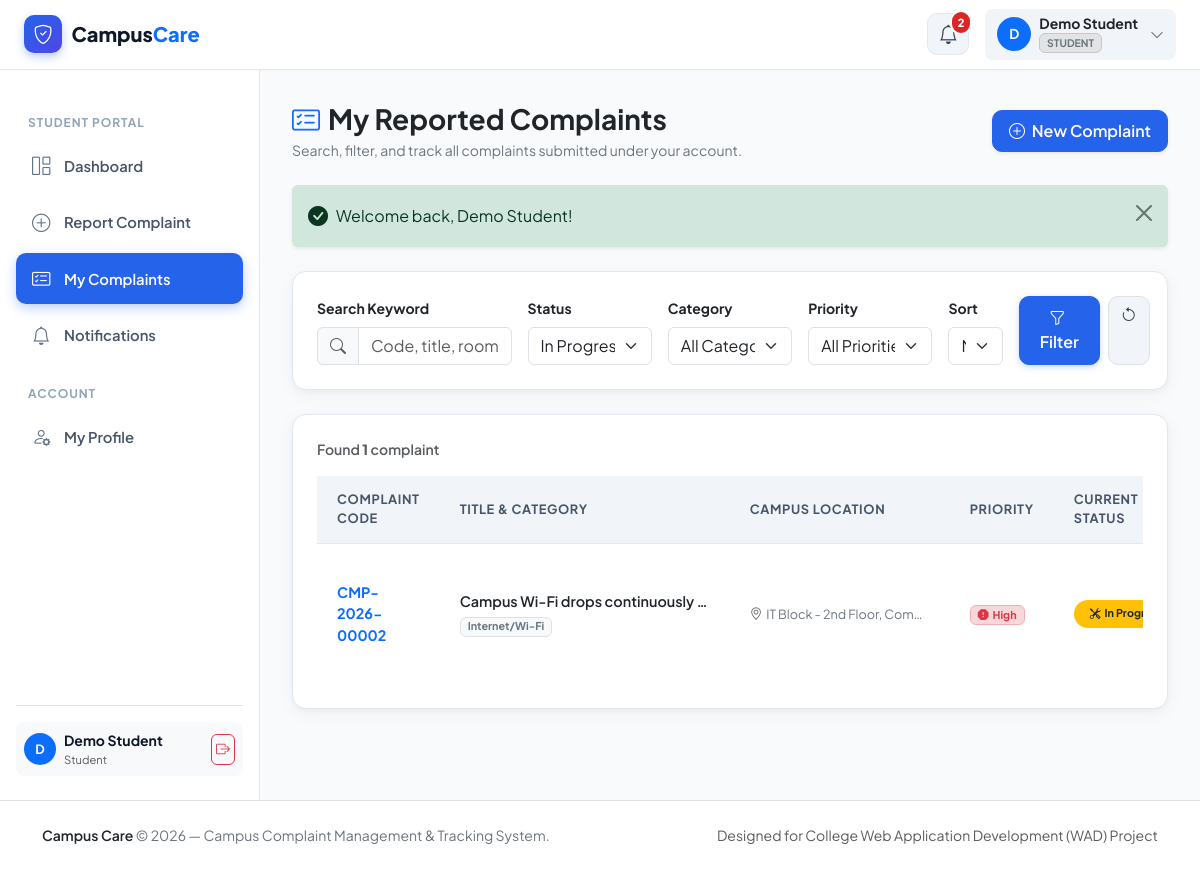
Screenshot of /student/my-complaints.php?status=In+Progress (signed in) with the database file from the repository.
### tables this page shows
CREATE TABLE `complaints` (
  `id` INT AUTO_INCREMENT PRIMARY KEY,
  `complaint_code` VARCHAR(30) NOT NULL UNIQUE,
  `user_id` INT NOT NULL,
  `category_id` INT NOT NULL,
  `title` VARCHAR(200) NOT NULL,
  `description` TEXT NOT NULL,
  `location` VARCHAR(150) NOT NULL,
  `priority` ENUM('Low', 'Medium', 'High') NOT NULL DEFAULT 'Medium',
  `image` VARCHAR(255) NULL,
  `resolution_image` VARCHAR(255) NULL,
  `resolution_notes` TEXT NULL,
  `resolved_at` TIMESTAMP NULL,
  `resolved_by` INT NULL,
  `status` ENUM('Submitted', 'Under Review', 'Approved', 'Assigned', 'In Progress', 'Resolved', 'Rejected', 'Closed') NOT NULL DEFAULT 'Submitted',
  `created_at` TIMESTAMP DEFAULT CURRENT_TIMESTAMP,
  `updated_at` TIMESTAMP DEFAULT CURRENT_TIMESTAMP ON UPDATE CURRENT_TIMESTAMP,
  CONSTRAINT `fk_complaints_user` FOREIGN KEY (`user_id`) REFERENCES `users` (`id`) ON DELETE CASCADE,
  CONSTRAINT `fk_complaints_category` FOREIGN KEY (`category_id`) REFERENCES `categories` (`id`) ON DELETE RESTRICT,
  CONSTRAINT `fk_complaints_resolved_by` FOREIGN KEY (`resolved_by`) REFERENCES `users` (`id`) ON DELETE SET NULL,
  INDEX `idx_complaints_status` (`status`),
  INDEX `idx_complaints_priority` (`priority`),
  INDEX `idx_complaints_code` (`complaint_code`)
);

CREATE TABLE `categories` (
  `id` INT AUTO_INCREMENT PRIMARY KEY,
  `name` VARCHAR(100) NOT NULL UNIQUE,
  `description` TEXT NULL,
  `created_at` TIMESTAMP DEFAULT CURRENT_TIMESTAMP
);

### config/database.php (called while the page is built, shortened)
<?php
if (!function_exists('url')) {
    function url($path = '') {
        $path = ltrim($path, '/');
        return BASE_URL . $path;
    }
}
            ?>

### student/my-complaints.php (the view, shortened to what this page needs)
<?php
require_once __DIR__ . '/../config/database.php';
require_once __DIR__ . '/../includes/functions.php';
require_once __DIR__ . '/../includes/auth.php';
$user = currentUser();
$studentId = (int) $user['id'];
$search = trim($_GET['search'] ?? '');
$statusFilter = trim($_GET['status'] ?? '');
$sort = ($_GET['sort'] ?? '') === 'oldest' ? 'ASC' : 'DESC';
$sql = "
    SELECT c.*, cat.name as category_name
    FROM complaints c
    JOIN categories cat ON c.category_id = cat.id
    WHERE c.user_id = :user_id
";
$params = [':user_id' => $studentId];
if (!empty($statusFilter)) {
    $sql .= " AND c.status = :status";
    $params[':status'] = $statusFilter;
}
$sql .= " ORDER BY c.created_at " . $sort;
try {
    $stmt = $pdo->prepare($sql);
    $stmt->execute($params);
    $complaints = $stmt->fetchAll();
    $totalFound = count($complaints);
} catch (PDOException $e) {
    error_log("Complaint search error: " . $e->getMessage());
    $complaints = [];
    $totalFound = 0;
}
require_once __DIR__ . '/../includes/header.php';
require_once __DIR__ . '/../includes/navbar.php';
?>
<div class="dashboard-wrapper">
    <?php require_once __DIR__ . '/../includes/sidebar.php'; ?>
    <main class="dashboard-main">
        <div class="d-flex flex-wrap align-items-center justify-content-between gap-3 mb-4">
            <div>
                <h3 class="fw-bold text-dark mb-1">
                    <i class="bi bi-card-checklist text-primary me-2"></i>My Reported Complaints
                </h3>
                <p class="text-secondary small mb-0">Search, filter, and track all complaints submitted under your account.</p>
            </div>
            <a href="<?= url('student/new-complaint.php') ?>" class="btn btn-primary px-3 py-2 fw-semibold shadow-sm">
                <i class="bi bi-plus-circle me-1"></i> New Complaint
            </a>
        </div>
        <?php renderFlashMessages(); ?>
        <div class="app-card p-4 mb-4">
            <form method="GET" action="<?= url('student/my-complaints.php') ?>" class="row g-3 align-items-end">
                <div class="col-md-4 col-lg-3">
                    <label for="searchInput" class="form-label small fw-bold text-dark">Search Keyword</label>
                    <div class="input-group">
                        <span class="input-group-text bg-light text-muted"><i class="bi bi-search"></i></span>
                        <input type="text" class="form-control" id="searchInput" name="search" value="<?= e($search) ?>" placeholder="Code, title, room...">
                    </div>
                </div>
                <div class="col-6 col-md-2">
                    <label for="statusSelect" class="form-label small fw-bold text-dark">Status</label>
                    <select class="form-select" id="statusSelect" name="status">
                        <option value="In Progress" <?= ($statusFilter === 'In Progress') ? 'selected' : '' ?>>In Progress</option>
                    </select>
                </div>
                <div class="col-6 col-md-2">
                    <label for="categorySelect" class="form-label small fw-bold text-dark">Category</label>
                    <select class="form-select" id="categorySelect" name="category">
                        <option value="">All Categories</option>
                    </select>
                </div>
                <div class="col-6 col-md-2">
                    <label for="prioritySelect" class="form-label small fw-bold text-dark">Priority</label>
                    <select class="form-select" id="prioritySelect" name="priority">
                        <option value="">All Priorities</option>
                    </select>
                </div>
                <div class="col-6 col-md-2 col-lg-1">
                    <label for="sortSelect" class="form-label small fw-bold text-dark">Sort</label>
                    <select class="form-select" id="sortSelect" name="sort">
                        <option value="newest" <?= ($sort === 'DESC') ? 'selected' : '' ?>>Newest</option>
                    </select>
                </div>
                <div class="col-12 col-lg-2 d-flex gap-2">
                    <button type="submit" class="btn btn-primary flex-grow-1">
                        <i class="bi bi-funnel me-1"></i> Filter
                    </button>
                    <a href="<?= url('student/my-complaints.php') ?>" class="btn btn-light border" title="Reset Filters">
                        <i class="bi bi-arrow-counterclockwise"></i>
                    </a>
                </div>
            </form>
        </div>
        <div class="app-card p-4">
            <div class="d-flex justify-content-between align-items-center mb-3">
                <span class="small text-muted fw-semibold">
                    Found <strong><?= $totalFound ?></strong> complaint<?= $totalFound === 1 ? '' : 's' ?>
                </span>
            </div>
            <?php if (empty($complaints)): ?>
                <div class="empty-state-box">
                    <div class="empty-state-icon">
                        <i class="bi bi-search"></i>
                    </div>
                    <h5 class="fw-bold text-dark">No matching complaints found</h5>
                    <p class="text-secondary small mb-3">Try adjusting your search criteria or clear the filters to view all complaints.</p>
                    <a href="<?= url('student/my-complaints.php') ?>" class="btn btn-outline-primary btn-sm me-2">Clear Filters</a>
                    <a href="<?= url('student/new-complaint.php') ?>" class="btn btn-primary btn-sm">Report New Complaint</a>
                </div>
            <?php else: ?>
                <div class="table-responsive">
                    <table class="table-custom">
                        <thead>
                            <tr>
                                <th>Complaint Code</th>
                                <th>Title & Category</th>
                                <th>Campus Location</th>
                                <th>Priority</th>
                                <th>Current Status</th>
                            </tr>
                        </thead>
                        <tbody>
                            <?php foreach ($complaints as $c): ?>
                                <tr>
                                    <td>
                                        <a href="<?= url('student/complaint-details.php?id=' . $c['id']) ?>" class="fw-bold text-primary text-decoration-none">
                                            <?= e($c['complaint_code']) ?>
                                        </a>
                                    </td>
                                    <td>
                                        <div class="fw-semibold text-dark text-truncate" style="max-width: 250px;">
                                            <?= e($c['title']) ?>
                                        </div>
                                        <span class="badge bg-light text-secondary border small mt-1"><?= e($c['category_name']) ?></span>
                                    </td>
                                    <td>
                                        <div class="small text-secondary text-truncate" style="max-width: 180px;">
                                            <i class="bi bi-geo-alt me-1 text-muted"></i><?= e($c['location']) ?>
                                        </div>
                                    </td>
                                    <td>
                                        <?= getPriorityBadge($c['priority']) ?>
                                    </td>
                                    <td>
                                        <?= getStatusBadge($c['status']) ?>
                                    </td>
                                </tr>
                            <?php endforeach; ?>
                        </tbody>
                    </table>
                </div>
            <?php endif; ?>
        </div>
    </main>
</div>
<?php require_once __DIR__ . '/../includes/footer.php'; ?>

### includes/functions.php (shortened to what this page needs)
<?php
function e($value): string {
    return htmlspecialchars((string) ($value ?? ''), ENT_QUOTES, 'UTF-8');
}
function getFlashes(): array {
    $flashes = $_SESSION['flashes'] ?? [];
    return $flashes;
}
function renderFlashMessages(): void {
    $flashes = getFlashes();
    echo '<div class="flash-messages-container mb-4">';
    foreach ($flashes as $f) {
        $type = in_array($f['type'], ['success', 'danger', 'warning', 'info']) ? $f['type'] : 'info';
        $icon = match($type) {
            'success' => 'bi-check-circle-fill',
            'danger' => 'bi-exclamation-triangle-fill',
            'warning' => 'bi-exclamation-circle-fill',
            default => 'bi-info-circle-fill'
        };
        echo '<div class="alert alert-' . $type . ' alert-dismissible fade show shadow-sm border-0 d-flex align-items-center" role="alert">';
        echo '<i class="bi ' . $icon . ' me-2 fs-5 flex-shrink-0"></i>';
        echo '<div class="flex-grow-1">' . e($f['message']) . '</div>';
        echo '<button type="button" class="btn-close" data-bs-dismiss="alert" aria-label="Close"></button>';
        echo '</div>';
    }
    echo '</div>';
}
function getStatusBadge(string $status): string {
    return match ($status) {
        'Submitted' => '<span class="badge rounded-pill px-3 py-2 bg-secondary-subtle text-secondary border border-secondary-subtle"><i class="bi bi-clock-history me-1"></i>Submitted</span>',
        'Under Review' => '<span class="badge rounded-pill px-3 py-2 bg-info-subtle text-info-emphasis border border-info-subtle"><i class="bi bi-search me-1"></i>Under Review</span>',
        'Approved' => '<span class="badge rounded-pill px-3 py-2 bg-primary-subtle text-primary border border-primary-subtle"><i class="bi bi-check2-circle me-1"></i>Approved</span>',
        'Assigned' => '<span class="badge rounded-pill px-3 py-2 bg-warning-subtle text-warning-emphasis border border-warning-subtle"><i class="bi bi-person-gear me-1"></i>Assigned</span>',
        'In Progress' => '<span class="badge rounded-pill px-3 py-2 bg-warning text-dark shadow-xs"><i class="bi bi-tools me-1"></i>In Progress</span>',
        'Resolved' => '<span class="badge rounded-pill px-3 py-2 bg-success-subtle text-success border border-success-subtle"><i class="bi bi-check-circle-fill me-1"></i>Resolved</span>',
        'Rejected' => '<span class="badge rounded-pill px-3 py-2 bg-danger-subtle text-danger border border-danger-subtle"><i class="bi bi-x-circle me-1"></i>Rejected</span>',
        'Closed' => '<span class="badge rounded-pill px-3 py-2 bg-dark-subtle text-dark border border-dark-subtle"><i class="bi bi-lock-fill me-1"></i>Closed</span>',
        default => '<span class="badge rounded-pill px-3 py-2 bg-light text-muted border">' . e($status) . '</span>',
    };
}
function getPriorityBadge(string $priority): string {
    return match ($priority) {
        'Low' => '<span class="badge bg-success-subtle text-success border border-success-subtle px-2.5 py-1.5"><i class="bi bi-arrow-down-circle me-1"></i>Low</span>',
        'Medium' => '<span class="badge bg-warning-subtle text-warning-emphasis border border-warning-subtle px-2.5 py-1.5"><i class="bi bi-dash-circle me-1"></i>Medium</span>',
        'High' => '<span class="badge bg-danger-subtle text-danger border border-danger-subtle px-2.5 py-1.5"><i class="bi bi-exclamation-octagon-fill me-1"></i>High</span>',
        default => '<span class="badge bg-secondary px-2.5 py-1.5">' . e($priority) . '</span>',
    };
}

### assets/css/style.css (style rules this page uses)
:root { --app-primary: #2563EB; --app-primary-hover: #1D4ED8; --app-primary-subtle: #EFF6FF; --app-dark: #0F172A; --app-slate-800: #1E293B; --app-slate-700: #334155; --app-slate-600: #475569; --app-slate-500: #64748B; --app-slate-400: #94A3B8; --app-slate-200: #E2E8F0; --app-slate-100: #F1F5F9; --app-bg: #F8FAFC; --app-success: #16A34A; --app-success-subtle: #F0FDF4; --app-warning: #F59E0B; --app-warning-subtle: #FFFBEB; --app-danger: #DC2626; --app-danger-subtle: #FEF2F2; --app-info: #0284C7; --app-info-subtle: #F0F9FF; --app-card-radius: 14px; --app-card-shadow: 0 4px 20px -2px rgba(15, 23, 42, 0.06), 0 2px 6px -1px rgba(15, 23, 42, 0.04); --app-hover-shadow: 0 12px 30px -4px rgba(37, 99, 235, 0.12), 0 4px 10px -2px rgba(15, 23, 42, 0.06); --sidebar-width: 260px; --header-height: 70px; }
body { font-family: 'Plus Jakarta Sans', -apple-system, BlinkMacSystemFont, "Segoe UI", Roboto, sans-serif; background-color: var(--app-bg); color: var(--app-dark); min-height: 100vh; display: flex; flex-direction: column; -webkit-font-smoothing: antialiased; }
.dashboard-wrapper { display: flex; min-height: calc(100vh - var(--header-height)); }
.dashboard-main { flex-grow: 1; padding: 2rem; background-color: var(--app-bg); max-width: 100%; overflow-x: hidden; }
.app-card { background: #FFFFFF; border-radius: var(--app-card-radius); border: 1px solid var(--app-slate-200); box-shadow: var(--app-card-shadow); transition: transform 0.25s ease, box-shadow 0.25s ease; }
.table-custom { border-collapse: separate; border-spacing: 0; width: 100%; }
.table-custom thead th { background-color: var(--app-slate-100); color: var(--app-slate-600); font-weight: 700; font-size: 0.8rem; text-transform: uppercase; letter-spacing: 0.05em; padding: 0.9rem 1.25rem; border: none; }
.table-custom tbody tr { transition: background-color 0.15s ease; }
.table-custom tbody td { padding: 1rem 1.25rem; vertical-align: middle; border-top: 1px solid var(--app-slate-200); font-size: 0.9rem; }
.btn-primary { background-color: var(--app-primary); border-color: var(--app-primary); font-weight: 600; padding: 0.6rem 1.25rem; border-radius: 10px; box-shadow: 0 2px 6px rgba(37, 99, 235, 0.25); transition: all 0.2s ease; }
.btn-light { background: var(--app-slate-100); border-color: var(--app-slate-200); color: var(--app-slate-700); font-weight: 600; border-radius: 10px; }

### rows the page displays
complaints: complaint_code "CMP-2026-00002", title "Campus Wi-Fi drops continuously…", category.name "Internet/Wi-Fi", location "IT Block - 2nd Floor, Com…", priority "High", status "In…"

### other values shown
$unreadNotifsCount "2"
substr($user['name'], 0, 1) "D"
$user['name'] "Demo Student"
$user['role'] "STUDENT"
$user['role'] "Student"
$f['message'] "Welcome back, Demo Student!"
$totalFound "1"
